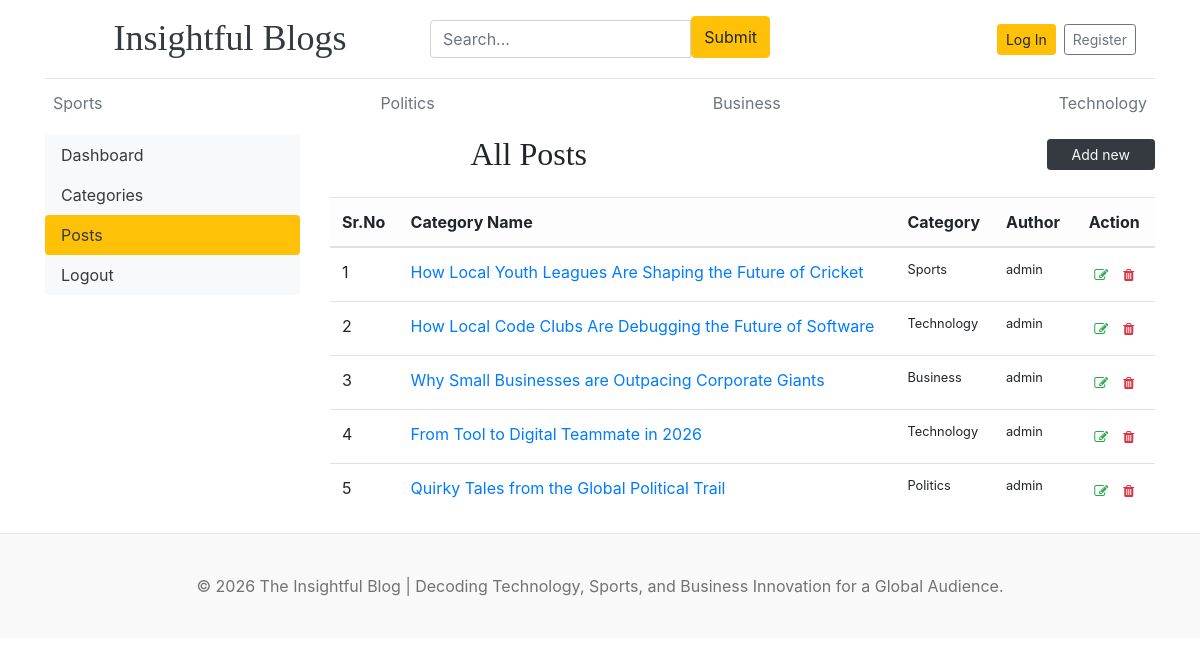
The page /dashboard/posts/ on the database as committed earlier.
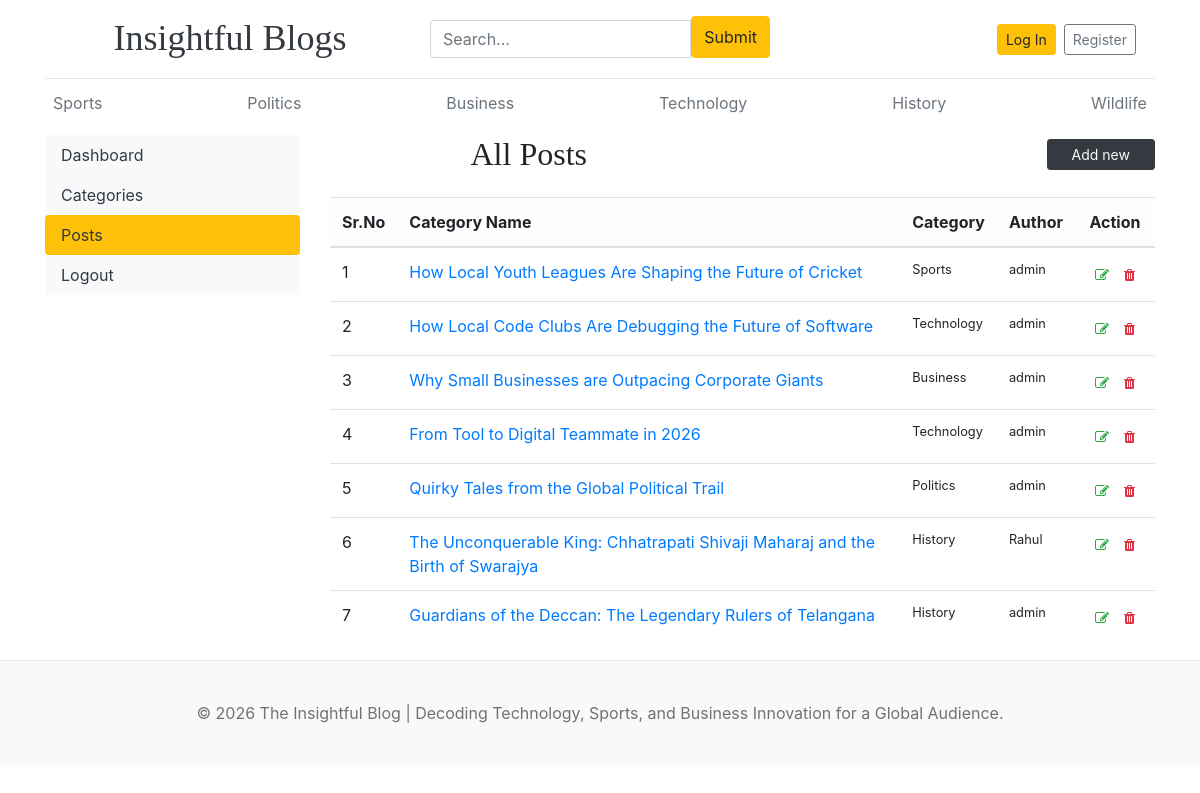
The same page on the database as committed later.
### blogs/models.py (models this page shows, shortened)
class Category(models.Model):
    category_name = models.CharField(max_length=50, unique=True)
    created_at = models.DateTimeField(auto_now_add=True)
    updated_at = models.DateTimeField(auto_now_add=True)
    class Meta:
        verbose_name_plural = "Categories"
    def __str__(self):
        return self.category_name

class Blog(models.Model):
    title = models.CharField(max_length=100)
    slug = models.SlugField(max_length=150, unique=True, blank=True)
    category = models.ForeignKey(Category, on_delete=models.CASCADE)
    author = models.ForeignKey(User, on_delete=models.CASCADE)
    featured_image = models.ImageField(upload_to="uploads/%Y/%m/%d")
    short_description = models.TextField(max_length=500)
    blog_body = models.TextField(max_length=2000)
    status = models.CharField(max_length=20, choices=STATUS_CHOICES, default="Draft")
    is_featured = models.BooleanField(default=False)
    created_at = models.DateTimeField(auto_now_add=True)
    updated_at = models.DateTimeField(auto_now_add=True)

### dashboards/views.py (the view)
# urls.py: path('posts/', views.posts, name='posts'),
def posts(request):
    posts = Blog.objects.all()
    context = {
        "posts": posts,
    }
    return render(request, "dashboard/posts.html", context)

### blogs/context_processors.py (called while the page is built)
def get_categories(request):
    categories = Category.objects.all()
    return dict(categories=categories)

def get_social_links(request):
    social_links = SocialLink.objects.all()
    return dict(social_links=social_links)

### templates/dashboard/posts.html
{% extends 'base.html' %}
{% block content %}
<div class="row">
    {% include 'dashboard/sidebar.html' %}
    <div class="col-md-9">
        <div class="row align-items-center gy-3 mb-4">
            <div class="col-12 col-md-8 col-lg-6 text-center text-lg-start">
                <h2 class="mb-0">All Posts</h2>
            </div>
            <div class="col-12 col-md-4 col-lg-6 d-flex justify-content-center justify-content-lg-end">
                <a href="{% url 'add_post' %}"
                    class="btn btn-dark btn-sm text-light text-decoration-none shadow-sm px-4">
                    Add new
                </a>
            </div>
        </div>
        <div class="table-responsive">
            <table class="table table-hover align-middle">
                <thead class="table-light">
                    <tr>
                        <th>Sr.No</th>
                        <th>Category Name</th>
                        <th class="d-none d-md-table-cell">Category</th>
                        <th class="d-none d-lg-table-cell">Author</th>
                        <th class="text-center">Action</th>
                    </tr>
                </thead>
                <tbody>
                    {% for post in posts %}
                    <tr>
                        <td>{{ forloop.counter }}</td>
                        <td class="fw-bold"><a href="">{{ post.title }}</a></td>
                        <td class="d-none d-md-table-cell small">{{ post.category }}</td>
                        <td class="d-none d-lg-table-cell small">{{ post.author }}</td>
                        <td class="text-center">
                            <div class="btn-group" role="group">
                                <a href="{% url 'edit_post' post.id %}" class="btn btn-sm btn-outline-success border-0">
                                    <i class="fa fa-edit"></i>
                                </a>
                                <a href="{% url 'delete_post' post.id %}" class="btn btn-sm btn-outline-danger border-0">
                                    <i class="fa fa-trash"></i>
                                </a>
                            </div>
                        </td>
                    </tr>
                    {% empty %}
                    <tr>
                        <td colspan="5" class="text-center text-muted">No posts found.</td>
                    </tr>
                    {% endfor %}
                </tbody>
            </table>
        </div>
    </div>
</div>
{% endblock %}

### templates/base.html (shortened to what this page needs)
{% load static %}
<!DOCTYPE html>
<html lang="en">
<head>
    <link href="https://getbootstrap.com/docs/4.0/dist/css/bootstrap.min.css" rel="stylesheet">
    <link href="{% static 'css/blog.css' %}" rel="stylesheet">
    <link rel="stylesheet" href="https://cdnjs.cloudflare.com/ajax/libs/font-awesome/4.7.0/css/font-awesome.min.css">
</head>
<body>
    <div class="container">
        <header class="blog-header py-3 container">
            <div class="row gy-3 justify-content-between align-items-center">
                <div class="col-12 col-lg-4 text-center text-lg-start">
                    <a class="blog-header-logo text-dark h4 text-decoration-none fw-bold" href="/">Insightful Blogs</a>
                </div>
                <div class="col-12 col-lg-4">
                    <form action="{% url 'search' %}" method="GET">
                        <div class="input-group mb-1">
                            <input class="form-control mt-1" type="text" name="keyword" value="{{ keyword }}"
                                placeholder="Search..." aria-label="Search" aria-describedby="button-search" />
                            <button class="btn btn-warning" id="button-search" type="submit">Submit</button>
                        </div>
                    </form>
                </div>
                <div class="col-12 col-lg-4 d-flex justify-content-center justify-content-lg-end align-items-center">
                    {% if not user.is_authenticated %}
                    <a class="btn btn-sm btn-warning m-1" href="{% url 'login' %}">Log In</a>
                    <a class="btn btn-sm btn-outline-secondary m-1" href="{% url 'register' %}">Register</a>
                    {% else %}
                    <div class="text-muted small me-3"><a href="{% url 'dashboard' %}">Dashboard</a></div>
                    &ensp;
                    <a href="{% url 'logout' %}"
                        class="btn btn-sm btn-link text-danger text-decoration-none p-0">Logout</a>
                    {% endif %}
                </div>
            </div>
        </header>
        <div class="nav-scroller py-1 mb-2">
            <nav class="nav d-flex justify-content-between">
                {% for cat in categories %}
                <a class="p-2 text-muted" href="{% url 'posts_by_category' cat.id %}">{{cat.category_name}}</a>
                {% endfor %}
            </nav>
        </div>
        {% block content %}
        {% endblock %}
    </div>
    <footer class="blog-footer">
        <p>© 2026 The Insightful Blog | Decoding Technology, Sports, and Business Innovation for a Global Audience.</p>
    </footer>
</body>
</html>

Rows that differ between the two databases and show on the page:
added Category: category_name "History"
added Category: category_name "Wildlife"
added Blog: title "The Unconquerable King: Chhatrapati Shivaji Maharaj and the Birth of Swarajya", category "History", author "Rahul"
added Blog: title "Guardians of the Deccan: The Legendary Rulers of Telangana", category "History", author "admin"
